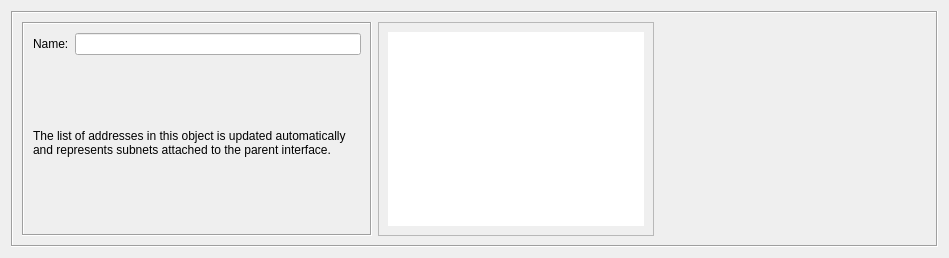
<?xml version="1.0" encoding="UTF-8"?>
<ui version="4.0">
 <class>AttachedNetworksDialog_q</class>
 <widget class="QWidget" name="AttachedNetworksDialog_q">
  <property name="enabled">
   <bool>true</bool>
  </property>
  <property name="geometry">
   <rect>
    <x>0</x>
    <y>0</y>
    <width>949</width>
    <height>258</height>
   </rect>
  </property>
  <property name="sizePolicy">
   <sizepolicy hsizetype="Minimum" vsizetype="Minimum">
    <horstretch>0</horstretch>
    <verstretch>0</verstretch>
   </sizepolicy>
  </property>
  <property name="windowTitle">
   <string>Network</string>
  </property>
  <layout class="QGridLayout" name="gridLayout">
   <item row="0" column="0">
    <widget class="QFrame" name="frame7">
     <property name="sizePolicy">
      <sizepolicy hsizetype="Expanding" vsizetype="Expanding">
       <horstretch>0</horstretch>
       <verstretch>0</verstretch>
      </sizepolicy>
     </property>
     <property name="frameShape">
      <enum>QFrame::Shape::Box</enum>
     </property>
     <property name="frameShadow">
      <enum>QFrame::Shadow::Sunken</enum>
     </property>
     <layout class="QGridLayout" name="gridLayout_3">
      <item row="0" column="0">
       <widget class="QFrame" name="object_attributes">
        <property name="sizePolicy">
         <sizepolicy hsizetype="Fixed" vsizetype="Expanding">
          <horstretch>0</horstretch>
          <verstretch>0</verstretch>
         </sizepolicy>
        </property>
        <property name="minimumSize">
         <size>
          <width>350</width>
          <height>0</height>
         </size>
        </property>
        <property name="maximumSize">
         <size>
          <width>350</width>
          <height>16777215</height>
         </size>
        </property>
        <property name="frameShape">
         <enum>QFrame::Shape::Box</enum>
        </property>
        <property name="frameShadow">
         <enum>QFrame::Shadow::Sunken</enum>
        </property>
        <layout class="QGridLayout" name="gridLayout_4">
         <item row="0" column="0">
          <widget class="QLabel" name="textLabel1">
           <property name="text">
            <string>Name:</string>
           </property>
           <property name="wordWrap">
            <bool>false</bool>
           </property>
          </widget>
         </item>
         <item row="0" column="1">
          <widget class="QLineEdit" name="obj_name">
           <property name="sizePolicy">
            <sizepolicy hsizetype="Preferred" vsizetype="Fixed">
             <horstretch>200</horstretch>
             <verstretch>0</verstretch>
            </sizepolicy>
           </property>
           <property name="minimumSize">
            <size>
             <width>0</width>
             <height>0</height>
            </size>
           </property>
          </widget>
         </item>
         <item row="1" column="1">
          <spacer>
           <property name="orientation">
            <enum>Qt::Orientation::Vertical</enum>
           </property>
           <property name="sizeType">
            <enum>QSizePolicy::Policy::Expanding</enum>
           </property>
           <property name="sizeHint" stdset="0">
            <size>
             <width>20</width>
             <height>5</height>
            </size>
           </property>
          </spacer>
         </item>
         <item row="2" column="0" colspan="2">
          <widget class="QLabel" name="label">
           <property name="text">
            <string>The list of addresses in this object is updated automatically and represents subnets attached to the parent interface.</string>
           </property>
           <property name="wordWrap">
            <bool>true</bool>
           </property>
          </widget>
         </item>
         <item row="3" column="1">
          <spacer name="verticalSpacer">
           <property name="orientation">
            <enum>Qt::Orientation::Vertical</enum>
           </property>
           <property name="sizeHint" stdset="0">
            <size>
             <width>20</width>
             <height>48</height>
            </size>
           </property>
          </spacer>
         </item>
        </layout>
       </widget>
      </item>
      <item row="0" column="1">
       <widget class="QFrame" name="frame">
        <property name="frameShape">
         <enum>QFrame::Shape::StyledPanel</enum>
        </property>
        <property name="frameShadow">
         <enum>QFrame::Shadow::Raised</enum>
        </property>
        <layout class="QGridLayout" name="gridLayout_2">
         <item row="0" column="0">
          <widget class="QListWidget" name="addresses">
           <property name="frameShape">
            <enum>QFrame::Shape::NoFrame</enum>
           </property>
           <property name="frameShadow">
            <enum>QFrame::Shadow::Plain</enum>
           </property>
          </widget>
         </item>
        </layout>
       </widget>
      </item>
      <item row="0" column="2">
       <widget class="CommentKeywords" name="commentKeywords" native="true">
        <property name="sizePolicy">
         <sizepolicy hsizetype="Expanding" vsizetype="Expanding">
          <horstretch>0</horstretch>
          <verstretch>0</verstretch>
         </sizepolicy>
        </property>
       </widget>
      </item>
     </layout>
    </widget>
   </item>
  </layout>
 </widget>
 <customwidgets>
  <customwidget>
   <class>CommentKeywords</class>
   <extends>QWidget</extends>
   <header>CommentKeywords.h</header>
   <container>1</container>
  </customwidget>
 </customwidgets>
 <tabstops>
  <tabstop>obj_name</tabstop>
 </tabstops>
 <resources>
  <include location="MainRes.qrc"/>
 </resources>
 <connections>
  <connection>
   <sender>obj_name</sender>
   <signal>editingFinished()</signal>
   <receiver>AttachedNetworksDialog_q</receiver>
   <slot>changed()</slot>
   <hints>
    <hint type="sourcelabel">
     <x>20</x>
     <y>20</y>
    </hint>
    <hint type="destinationlabel">
     <x>20</x>
     <y>20</y>
    </hint>
   </hints>
  </connection>
 </connections>
 <slots>
  <slot>changed()</slot>
 </slots>
</ui>
